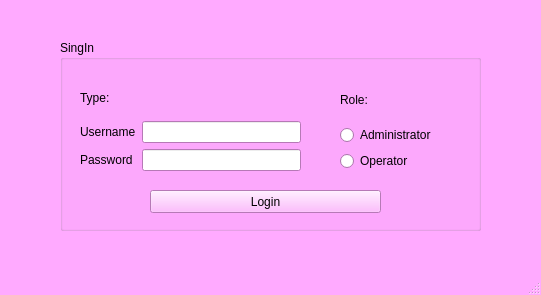
<?xml version="1.0" encoding="UTF-8"?>
<ui version="4.0">
 <class>MainWindow</class>
 <widget class="QMainWindow" name="MainWindow">
  <property name="geometry">
   <rect>
    <x>0</x>
    <y>0</y>
    <width>541</width>
    <height>295</height>
   </rect>
  </property>
  <property name="palette">
   <palette>
    <active>
     <colorrole role="WindowText">
      <brush brushstyle="SolidPattern">
       <color alpha="255">
        <red>0</red>
        <green>0</green>
        <blue>0</blue>
       </color>
      </brush>
     </colorrole>
     <colorrole role="Button">
      <brush brushstyle="SolidPattern">
       <color alpha="255">
        <red>255</red>
        <green>170</green>
        <blue>255</blue>
       </color>
      </brush>
     </colorrole>
     <colorrole role="Light">
      <brush brushstyle="SolidPattern">
       <color alpha="255">
        <red>255</red>
        <green>255</green>
        <blue>255</blue>
       </color>
      </brush>
     </colorrole>
     <colorrole role="Midlight">
      <brush brushstyle="SolidPattern">
       <color alpha="255">
        <red>255</red>
        <green>212</green>
        <blue>255</blue>
       </color>
      </brush>
     </colorrole>
     <colorrole role="Dark">
      <brush brushstyle="SolidPattern">
       <color alpha="255">
        <red>127</red>
        <green>85</green>
        <blue>127</blue>
       </color>
      </brush>
     </colorrole>
     <colorrole role="Mid">
      <brush brushstyle="SolidPattern">
       <color alpha="255">
        <red>170</red>
        <green>113</green>
        <blue>170</blue>
       </color>
      </brush>
     </colorrole>
     <colorrole role="Text">
      <brush brushstyle="SolidPattern">
       <color alpha="255">
        <red>0</red>
        <green>0</green>
        <blue>0</blue>
       </color>
      </brush>
     </colorrole>
     <colorrole role="BrightText">
      <brush brushstyle="SolidPattern">
       <color alpha="255">
        <red>255</red>
        <green>255</green>
        <blue>255</blue>
       </color>
      </brush>
     </colorrole>
     <colorrole role="ButtonText">
      <brush brushstyle="SolidPattern">
       <color alpha="255">
        <red>0</red>
        <green>0</green>
        <blue>0</blue>
       </color>
      </brush>
     </colorrole>
     <colorrole role="Base">
      <brush brushstyle="SolidPattern">
       <color alpha="255">
        <red>255</red>
        <green>255</green>
        <blue>255</blue>
       </color>
      </brush>
     </colorrole>
     <colorrole role="Window">
      <brush brushstyle="SolidPattern">
       <color alpha="255">
        <red>255</red>
        <green>170</green>
        <blue>255</blue>
       </color>
      </brush>
     </colorrole>
     <colorrole role="Shadow">
      <brush brushstyle="SolidPattern">
       <color alpha="255">
        <red>0</red>
        <green>0</green>
        <blue>0</blue>
       </color>
      </brush>
     </colorrole>
     <colorrole role="AlternateBase">
      <brush brushstyle="SolidPattern">
       <color alpha="255">
        <red>255</red>
        <green>212</green>
        <blue>255</blue>
       </color>
      </brush>
     </colorrole>
     <colorrole role="ToolTipBase">
      <brush brushstyle="SolidPattern">
       <color alpha="255">
        <red>255</red>
        <green>255</green>
        <blue>220</blue>
       </color>
      </brush>
     </colorrole>
     <colorrole role="ToolTipText">
      <brush brushstyle="SolidPattern">
       <color alpha="255">
        <red>0</red>
        <green>0</green>
        <blue>0</blue>
       </color>
      </brush>
     </colorrole>
     <colorrole role="PlaceholderText">
      <brush brushstyle="SolidPattern">
       <color alpha="128">
        <red>0</red>
        <green>0</green>
        <blue>0</blue>
       </color>
      </brush>
     </colorrole>
    </active>
    <inactive>
     <colorrole role="WindowText">
      <brush brushstyle="SolidPattern">
       <color alpha="255">
        <red>0</red>
        <green>0</green>
        <blue>0</blue>
       </color>
      </brush>
     </colorrole>
     <colorrole role="Button">
      <brush brushstyle="SolidPattern">
       <color alpha="255">
        <red>255</red>
        <green>170</green>
        <blue>255</blue>
       </color>
      </brush>
     </colorrole>
     <colorrole role="Light">
      <brush brushstyle="SolidPattern">
       <color alpha="255">
        <red>255</red>
        <green>255</green>
        <blue>255</blue>
       </color>
      </brush>
     </colorrole>
     <colorrole role="Midlight">
      <brush brushstyle="SolidPattern">
       <color alpha="255">
        <red>255</red>
        <green>212</green>
        <blue>255</blue>
       </color>
      </brush>
     </colorrole>
     <colorrole role="Dark">
      <brush brushstyle="SolidPattern">
       <color alpha="255">
        <red>127</red>
        <green>85</green>
        <blue>127</blue>
       </color>
      </brush>
     </colorrole>
     <colorrole role="Mid">
      <brush brushstyle="SolidPattern">
       <color alpha="255">
        <red>170</red>
        <green>113</green>
        <blue>170</blue>
       </color>
      </brush>
     </colorrole>
     <colorrole role="Text">
      <brush brushstyle="SolidPattern">
       <color alpha="255">
        <red>0</red>
        <green>0</green>
        <blue>0</blue>
       </color>
      </brush>
     </colorrole>
     <colorrole role="BrightText">
      <brush brushstyle="SolidPattern">
       <color alpha="255">
        <red>255</red>
        <green>255</green>
        <blue>255</blue>
       </color>
      </brush>
     </colorrole>
     <colorrole role="ButtonText">
      <brush brushstyle="SolidPattern">
       <color alpha="255">
        <red>0</red>
        <green>0</green>
        <blue>0</blue>
       </color>
      </brush>
     </colorrole>
     <colorrole role="Base">
      <brush brushstyle="SolidPattern">
       <color alpha="255">
        <red>255</red>
        <green>255</green>
        <blue>255</blue>
       </color>
      </brush>
     </colorrole>
     <colorrole role="Window">
      <brush brushstyle="SolidPattern">
       <color alpha="255">
        <red>255</red>
        <green>170</green>
        <blue>255</blue>
       </color>
      </brush>
     </colorrole>
     <colorrole role="Shadow">
      <brush brushstyle="SolidPattern">
       <color alpha="255">
        <red>0</red>
        <green>0</green>
        <blue>0</blue>
       </color>
      </brush>
     </colorrole>
     <colorrole role="AlternateBase">
      <brush brushstyle="SolidPattern">
       <color alpha="255">
        <red>255</red>
        <green>212</green>
        <blue>255</blue>
       </color>
      </brush>
     </colorrole>
     <colorrole role="ToolTipBase">
      <brush brushstyle="SolidPattern">
       <color alpha="255">
        <red>255</red>
        <green>255</green>
        <blue>220</blue>
       </color>
      </brush>
     </colorrole>
     <colorrole role="ToolTipText">
      <brush brushstyle="SolidPattern">
       <color alpha="255">
        <red>0</red>
        <green>0</green>
        <blue>0</blue>
       </color>
      </brush>
     </colorrole>
     <colorrole role="PlaceholderText">
      <brush brushstyle="SolidPattern">
       <color alpha="128">
        <red>0</red>
        <green>0</green>
        <blue>0</blue>
       </color>
      </brush>
     </colorrole>
    </inactive>
    <disabled>
     <colorrole role="WindowText">
      <brush brushstyle="SolidPattern">
       <color alpha="255">
        <red>127</red>
        <green>85</green>
        <blue>127</blue>
       </color>
      </brush>
     </colorrole>
     <colorrole role="Button">
      <brush brushstyle="SolidPattern">
       <color alpha="255">
        <red>255</red>
        <green>170</green>
        <blue>255</blue>
       </color>
      </brush>
     </colorrole>
     <colorrole role="Light">
      <brush brushstyle="SolidPattern">
       <color alpha="255">
        <red>255</red>
        <green>255</green>
        <blue>255</blue>
       </color>
      </brush>
     </colorrole>
     <colorrole role="Midlight">
      <brush brushstyle="SolidPattern">
       <color alpha="255">
        <red>255</red>
        <green>212</green>
        <blue>255</blue>
       </color>
      </brush>
     </colorrole>
     <colorrole role="Dark">
      <brush brushstyle="SolidPattern">
       <color alpha="255">
        <red>127</red>
        <green>85</green>
        <blue>127</blue>
       </color>
      </brush>
     </colorrole>
     <colorrole role="Mid">
      <brush brushstyle="SolidPattern">
       <color alpha="255">
        <red>170</red>
        <green>113</green>
        <blue>170</blue>
       </color>
      </brush>
     </colorrole>
     <colorrole role="Text">
      <brush brushstyle="SolidPattern">
       <color alpha="255">
        <red>127</red>
        <green>85</green>
        <blue>127</blue>
       </color>
      </brush>
     </colorrole>
     <colorrole role="BrightText">
      <brush brushstyle="SolidPattern">
       <color alpha="255">
        <red>255</red>
        <green>255</green>
        <blue>255</blue>
       </color>
      </brush>
     </colorrole>
     <colorrole role="ButtonText">
      <brush brushstyle="SolidPattern">
       <color alpha="255">
        <red>127</red>
        <green>85</green>
        <blue>127</blue>
       </color>
      </brush>
     </colorrole>
     <colorrole role="Base">
      <brush brushstyle="SolidPattern">
       <color alpha="255">
        <red>255</red>
        <green>170</green>
        <blue>255</blue>
       </color>
      </brush>
     </colorrole>
     <colorrole role="Window">
      <brush brushstyle="SolidPattern">
       <color alpha="255">
        <red>255</red>
        <green>170</green>
        <blue>255</blue>
       </color>
      </brush>
     </colorrole>
     <colorrole role="Shadow">
      <brush brushstyle="SolidPattern">
       <color alpha="255">
        <red>0</red>
        <green>0</green>
        <blue>0</blue>
       </color>
      </brush>
     </colorrole>
     <colorrole role="AlternateBase">
      <brush brushstyle="SolidPattern">
       <color alpha="255">
        <red>255</red>
        <green>170</green>
        <blue>255</blue>
       </color>
      </brush>
     </colorrole>
     <colorrole role="ToolTipBase">
      <brush brushstyle="SolidPattern">
       <color alpha="255">
        <red>255</red>
        <green>255</green>
        <blue>220</blue>
       </color>
      </brush>
     </colorrole>
     <colorrole role="ToolTipText">
      <brush brushstyle="SolidPattern">
       <color alpha="255">
        <red>0</red>
        <green>0</green>
        <blue>0</blue>
       </color>
      </brush>
     </colorrole>
     <colorrole role="PlaceholderText">
      <brush brushstyle="SolidPattern">
       <color alpha="128">
        <red>0</red>
        <green>0</green>
        <blue>0</blue>
       </color>
      </brush>
     </colorrole>
    </disabled>
   </palette>
  </property>
  <property name="windowTitle">
   <string>MainWindow</string>
  </property>
  <widget class="QWidget" name="centralwidget">
   <widget class="QGroupBox" name="groupBox">
    <property name="geometry">
     <rect>
      <x>60</x>
      <y>40</y>
      <width>421</width>
      <height>191</height>
     </rect>
    </property>
    <property name="title">
     <string>SingIn</string>
    </property>
    <widget class="QPushButton" name="pushButton_login">
     <property name="geometry">
      <rect>
       <x>90</x>
       <y>150</y>
       <width>231</width>
       <height>23</height>
      </rect>
     </property>
     <property name="text">
      <string>Login</string>
     </property>
    </widget>
    <widget class="QWidget" name="layoutWidget">
     <property name="geometry">
      <rect>
       <x>280</x>
       <y>40</y>
       <width>121</width>
       <height>91</height>
      </rect>
     </property>
     <layout class="QVBoxLayout" name="verticalLayout_Role">
      <item>
       <widget class="QLabel" name="label_3">
        <property name="text">
         <string>Role:</string>
        </property>
       </widget>
      </item>
      <item>
       <layout class="QVBoxLayout" name="verticalLayout_2">
        <item>
         <widget class="QRadioButton" name="radioButton_Admin">
          <property name="text">
           <string>Administrator </string>
          </property>
         </widget>
        </item>
        <item>
         <widget class="QRadioButton" name="radioButton_Operator">
          <property name="text">
           <string>Operator</string>
          </property>
         </widget>
        </item>
       </layout>
      </item>
     </layout>
    </widget>
    <widget class="QWidget" name="layoutWidget">
     <property name="geometry">
      <rect>
       <x>20</x>
       <y>40</y>
       <width>221</width>
       <height>91</height>
      </rect>
     </property>
     <layout class="QVBoxLayout" name="verticalLayout_Type">
      <item>
       <widget class="QLabel" name="label_4">
        <property name="text">
         <string>Type:</string>
        </property>
       </widget>
      </item>
      <item>
       <layout class="QVBoxLayout" name="verticalLayout">
        <item>
         <layout class="QHBoxLayout" name="horizontalLayout">
          <item>
           <widget class="QLabel" name="label">
            <property name="text">
             <string>Username</string>
            </property>
           </widget>
          </item>
          <item>
           <widget class="QLineEdit" name="lineEdit_username"/>
          </item>
         </layout>
        </item>
        <item>
         <layout class="QHBoxLayout" name="horizontalLayout_2">
          <item>
           <widget class="QLabel" name="label_2">
            <property name="text">
             <string>Password </string>
            </property>
           </widget>
          </item>
          <item>
           <widget class="QLineEdit" name="lineEdit_password"/>
          </item>
         </layout>
        </item>
       </layout>
      </item>
     </layout>
    </widget>
   </widget>
  </widget>
  <widget class="QMenuBar" name="menubar">
   <property name="geometry">
    <rect>
     <x>0</x>
     <y>0</y>
     <width>541</width>
     <height>21</height>
    </rect>
   </property>
  </widget>
  <widget class="QStatusBar" name="statusbar"/>
 </widget>
 <resources/>
 <connections/>
</ui>
